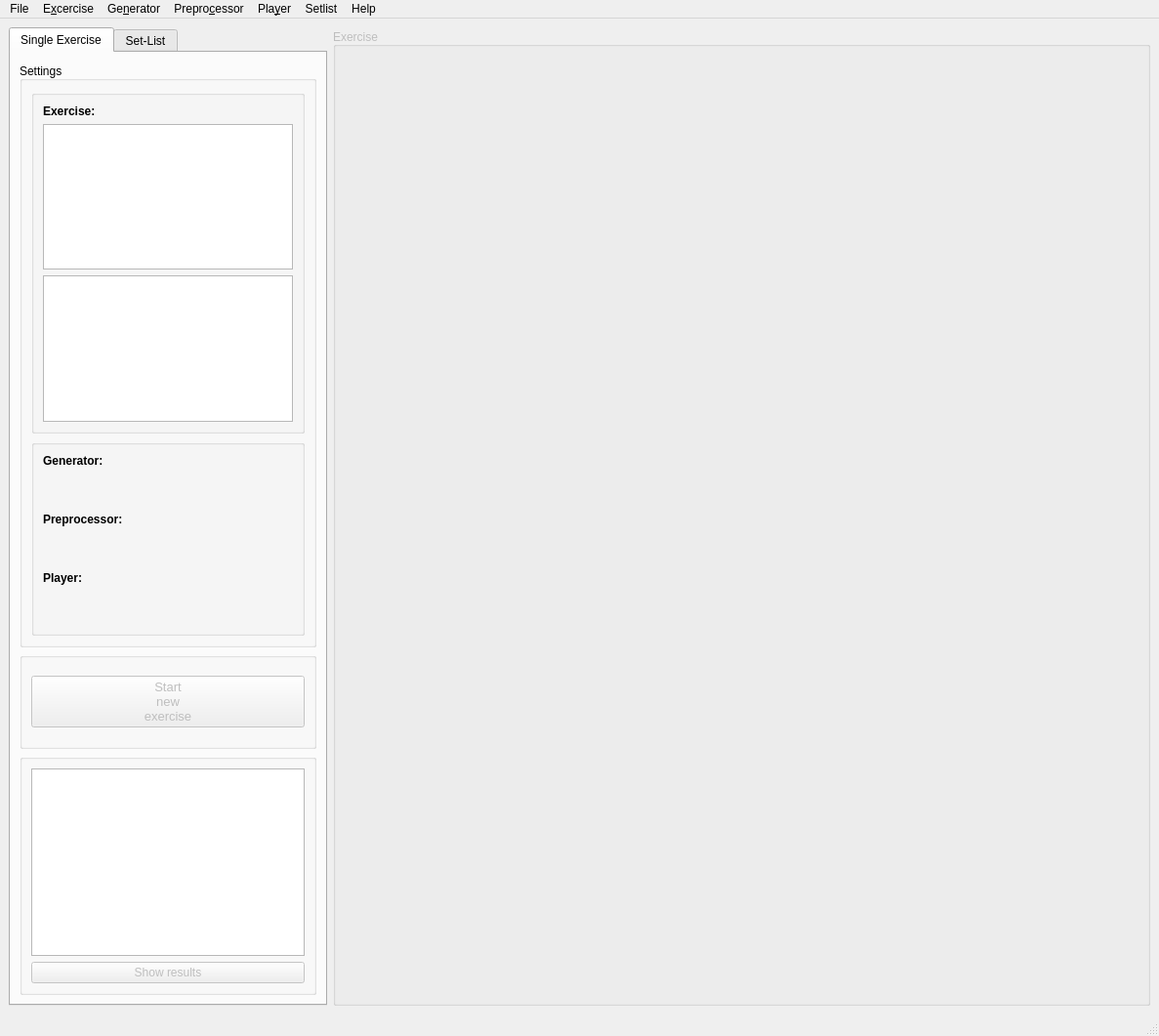
<?xml version="1.0" encoding="UTF-8"?>
<ui version="4.0">
 <class>MainWindow</class>
 <widget class="QMainWindow" name="MainWindow">
  <property name="geometry">
   <rect>
    <x>0</x>
    <y>0</y>
    <width>1187</width>
    <height>1061</height>
   </rect>
  </property>
  <property name="windowTitle">
   <string>CICoach Lab</string>
  </property>
  <widget class="QWidget" name="centralwidget">
   <property name="sizePolicy">
    <sizepolicy hsizetype="MinimumExpanding" vsizetype="MinimumExpanding">
     <horstretch>0</horstretch>
     <verstretch>0</verstretch>
    </sizepolicy>
   </property>
   <layout class="QGridLayout" name="gridLayout">
    <item row="0" column="0">
     <layout class="QFormLayout" name="formLayout">
      <property name="sizeConstraint">
       <enum>QLayout::SetDefaultConstraint</enum>
      </property>
      <item row="0" column="0">
       <widget class="QTabWidget" name="tabTrainerMode">
        <property name="sizePolicy">
         <sizepolicy hsizetype="MinimumExpanding" vsizetype="MinimumExpanding">
          <horstretch>1</horstretch>
          <verstretch>1</verstretch>
         </sizepolicy>
        </property>
        <property name="maximumSize">
         <size>
          <width>400</width>
          <height>16777215</height>
         </size>
        </property>
        <property name="tabPosition">
         <enum>QTabWidget::North</enum>
        </property>
        <property name="currentIndex">
         <number>0</number>
        </property>
        <property name="elideMode">
         <enum>Qt::ElideNone</enum>
        </property>
        <property name="usesScrollButtons">
         <bool>false</bool>
        </property>
        <widget class="QWidget" name="tabSingleRun">
         <property name="sizePolicy">
          <sizepolicy hsizetype="MinimumExpanding" vsizetype="MinimumExpanding">
           <horstretch>0</horstretch>
           <verstretch>0</verstretch>
          </sizepolicy>
         </property>
         <attribute name="title">
          <string>Single Exercise</string>
         </attribute>
         <layout class="QHBoxLayout" name="horizontalLayout_2">
          <item>
           <layout class="QVBoxLayout" name="verticalLayout_3">
            <property name="spacing">
             <number>5</number>
            </property>
            <item>
             <widget class="QGroupBox" name="gbModules">
              <property name="sizePolicy">
               <sizepolicy hsizetype="MinimumExpanding" vsizetype="MinimumExpanding">
                <horstretch>0</horstretch>
                <verstretch>4</verstretch>
               </sizepolicy>
              </property>
              <property name="minimumSize">
               <size>
                <width>0</width>
                <height>300</height>
               </size>
              </property>
              <property name="maximumSize">
               <size>
                <width>400</width>
                <height>600</height>
               </size>
              </property>
              <property name="title">
               <string>Settings</string>
              </property>
              <property name="alignment">
               <set>Qt::AlignBottom|Qt::AlignLeading|Qt::AlignLeft</set>
              </property>
              <layout class="QVBoxLayout" name="verticalLayout">
               <item>
                <widget class="QGroupBox" name="groupBox_2">
                 <property name="sizePolicy">
                  <sizepolicy hsizetype="Preferred" vsizetype="Expanding">
                   <horstretch>0</horstretch>
                   <verstretch>10</verstretch>
                  </sizepolicy>
                 </property>
                 <property name="title">
                  <string/>
                 </property>
                 <layout class="QVBoxLayout" name="verticalLayout_7">
                  <item>
                   <widget class="QLabel" name="labelExer">
                    <property name="sizePolicy">
                     <sizepolicy hsizetype="MinimumExpanding" vsizetype="Maximum">
                      <horstretch>0</horstretch>
                      <verstretch>0</verstretch>
                     </sizepolicy>
                    </property>
                    <property name="font">
                     <font>
                      <weight>75</weight>
                      <bold>true</bold>
                     </font>
                    </property>
                    <property name="text">
                     <string>Exercise:</string>
                    </property>
                    <property name="alignment">
                     <set>Qt::AlignLeading|Qt::AlignLeft|Qt::AlignVCenter</set>
                    </property>
                   </widget>
                  </item>
                  <item>
                   <widget class="QListWidget" name="lwExerNameVal">
                    <property name="sizePolicy">
                     <sizepolicy hsizetype="Preferred" vsizetype="MinimumExpanding">
                      <horstretch>2</horstretch>
                      <verstretch>4</verstretch>
                     </sizepolicy>
                    </property>
                    <property name="maximumSize">
                     <size>
                      <width>16777215</width>
                      <height>16777215</height>
                     </size>
                    </property>
                    <property name="sizeIncrement">
                     <size>
                      <width>3</width>
                      <height>3</height>
                     </size>
                    </property>
                   </widget>
                  </item>
                  <item>
                   <widget class="QListWidget" name="lwExerSetVal">
                    <property name="sizePolicy">
                     <sizepolicy hsizetype="Fixed" vsizetype="MinimumExpanding">
                      <horstretch>0</horstretch>
                      <verstretch>4</verstretch>
                     </sizepolicy>
                    </property>
                    <property name="maximumSize">
                     <size>
                      <width>16777215</width>
                      <height>16777215</height>
                     </size>
                    </property>
                   </widget>
                  </item>
                 </layout>
                </widget>
               </item>
               <item>
                <widget class="QGroupBox" name="gbSubModules">
                 <property name="enabled">
                  <bool>true</bool>
                 </property>
                 <property name="sizePolicy">
                  <sizepolicy hsizetype="Preferred" vsizetype="Expanding">
                   <horstretch>0</horstretch>
                   <verstretch>0</verstretch>
                  </sizepolicy>
                 </property>
                 <property name="maximumSize">
                  <size>
                   <width>16777215</width>
                   <height>16777215</height>
                  </size>
                 </property>
                 <property name="title">
                  <string/>
                 </property>
                 <layout class="QVBoxLayout" name="verticalLayout_4">
                  <item>
                   <widget class="QLabel" name="labelGenerator">
                    <property name="sizePolicy">
                     <sizepolicy hsizetype="MinimumExpanding" vsizetype="MinimumExpanding">
                      <horstretch>0</horstretch>
                      <verstretch>0</verstretch>
                     </sizepolicy>
                    </property>
                    <property name="font">
                     <font>
                      <weight>75</weight>
                      <bold>true</bold>
                     </font>
                    </property>
                    <property name="text">
                     <string>Generator:</string>
                    </property>
                   </widget>
                  </item>
                  <item>
                   <widget class="QLabel" name="labelGeneratorNameVal">
                    <property name="sizePolicy">
                     <sizepolicy hsizetype="MinimumExpanding" vsizetype="MinimumExpanding">
                      <horstretch>0</horstretch>
                      <verstretch>0</verstretch>
                     </sizepolicy>
                    </property>
                    <property name="maximumSize">
                     <size>
                      <width>16777215</width>
                      <height>16777215</height>
                     </size>
                    </property>
                    <property name="text">
                     <string/>
                    </property>
                   </widget>
                  </item>
                  <item>
                   <widget class="QLabel" name="labelGeneratorSetVal">
                    <property name="sizePolicy">
                     <sizepolicy hsizetype="MinimumExpanding" vsizetype="MinimumExpanding">
                      <horstretch>0</horstretch>
                      <verstretch>0</verstretch>
                     </sizepolicy>
                    </property>
                    <property name="text">
                     <string/>
                    </property>
                   </widget>
                  </item>
                  <item>
                   <widget class="QLabel" name="labelPreProc">
                    <property name="sizePolicy">
                     <sizepolicy hsizetype="MinimumExpanding" vsizetype="MinimumExpanding">
                      <horstretch>0</horstretch>
                      <verstretch>0</verstretch>
                     </sizepolicy>
                    </property>
                    <property name="font">
                     <font>
                      <weight>75</weight>
                      <bold>true</bold>
                     </font>
                    </property>
                    <property name="text">
                     <string>Preprocessor:</string>
                    </property>
                   </widget>
                  </item>
                  <item>
                   <widget class="QLabel" name="labelPreProcNameVal">
                    <property name="sizePolicy">
                     <sizepolicy hsizetype="MinimumExpanding" vsizetype="MinimumExpanding">
                      <horstretch>0</horstretch>
                      <verstretch>0</verstretch>
                     </sizepolicy>
                    </property>
                    <property name="text">
                     <string/>
                    </property>
                   </widget>
                  </item>
                  <item>
                   <widget class="QLabel" name="labelPreProcSetVal">
                    <property name="sizePolicy">
                     <sizepolicy hsizetype="MinimumExpanding" vsizetype="MinimumExpanding">
                      <horstretch>0</horstretch>
                      <verstretch>0</verstretch>
                     </sizepolicy>
                    </property>
                    <property name="text">
                     <string/>
                    </property>
                   </widget>
                  </item>
                  <item>
                   <widget class="QLabel" name="labelPlayer">
                    <property name="sizePolicy">
                     <sizepolicy hsizetype="MinimumExpanding" vsizetype="MinimumExpanding">
                      <horstretch>0</horstretch>
                      <verstretch>0</verstretch>
                     </sizepolicy>
                    </property>
                    <property name="font">
                     <font>
                      <weight>75</weight>
                      <bold>true</bold>
                     </font>
                    </property>
                    <property name="text">
                     <string>Player:</string>
                    </property>
                   </widget>
                  </item>
                  <item>
                   <widget class="QLabel" name="labelPlayerNameVal">
                    <property name="sizePolicy">
                     <sizepolicy hsizetype="MinimumExpanding" vsizetype="MinimumExpanding">
                      <horstretch>0</horstretch>
                      <verstretch>0</verstretch>
                     </sizepolicy>
                    </property>
                    <property name="text">
                     <string/>
                    </property>
                   </widget>
                  </item>
                  <item>
                   <widget class="QLabel" name="labelPlayerSetVal">
                    <property name="sizePolicy">
                     <sizepolicy hsizetype="MinimumExpanding" vsizetype="MinimumExpanding">
                      <horstretch>0</horstretch>
                      <verstretch>0</verstretch>
                     </sizepolicy>
                    </property>
                    <property name="text">
                     <string/>
                    </property>
                   </widget>
                  </item>
                 </layout>
                </widget>
               </item>
              </layout>
             </widget>
            </item>
            <item>
             <widget class="QGroupBox" name="groupBox">
              <property name="sizePolicy">
               <sizepolicy hsizetype="Preferred" vsizetype="MinimumExpanding">
                <horstretch>0</horstretch>
                <verstretch>0</verstretch>
               </sizepolicy>
              </property>
              <property name="title">
               <string/>
              </property>
              <layout class="QVBoxLayout" name="verticalLayout_5">
               <item>
                <widget class="QPushButton" name="pbNewRun">
                 <property name="enabled">
                  <bool>false</bool>
                 </property>
                 <property name="sizePolicy">
                  <sizepolicy hsizetype="Minimum" vsizetype="Maximum">
                   <horstretch>0</horstretch>
                   <verstretch>0</verstretch>
                  </sizepolicy>
                 </property>
                 <property name="maximumSize">
                  <size>
                   <width>400</width>
                   <height>16777215</height>
                  </size>
                 </property>
                 <property name="font">
                  <font>
                   <pointsize>10</pointsize>
                  </font>
                 </property>
                 <property name="text">
                  <string>Start
new
exercise</string>
                 </property>
                </widget>
               </item>
              </layout>
             </widget>
            </item>
            <item>
             <widget class="QGroupBox" name="gbResults">
              <property name="sizePolicy">
               <sizepolicy hsizetype="Preferred" vsizetype="Preferred">
                <horstretch>0</horstretch>
                <verstretch>0</verstretch>
               </sizepolicy>
              </property>
              <property name="title">
               <string/>
              </property>
              <property name="alignment">
               <set>Qt::AlignCenter</set>
              </property>
              <layout class="QVBoxLayout" name="verticalLayout_6" stretch="0,1">
               <item>
                <widget class="QListWidget" name="lwRuns">
                 <property name="sizePolicy">
                  <sizepolicy hsizetype="Expanding" vsizetype="MinimumExpanding">
                   <horstretch>0</horstretch>
                   <verstretch>0</verstretch>
                  </sizepolicy>
                 </property>
                 <property name="maximumSize">
                  <size>
                   <width>16777215</width>
                   <height>16777215</height>
                  </size>
                 </property>
                 <property name="selectionMode">
                  <enum>QAbstractItemView::ExtendedSelection</enum>
                 </property>
                </widget>
               </item>
               <item>
                <widget class="QPushButton" name="pbShowResults">
                 <property name="enabled">
                  <bool>false</bool>
                 </property>
                 <property name="sizePolicy">
                  <sizepolicy hsizetype="Minimum" vsizetype="Fixed">
                   <horstretch>0</horstretch>
                   <verstretch>0</verstretch>
                  </sizepolicy>
                 </property>
                 <property name="text">
                  <string>Show results</string>
                 </property>
                </widget>
               </item>
              </layout>
             </widget>
            </item>
           </layout>
          </item>
         </layout>
        </widget>
        <widget class="QWidget" name="tabSetlists">
         <property name="sizePolicy">
          <sizepolicy hsizetype="MinimumExpanding" vsizetype="MinimumExpanding">
           <horstretch>0</horstretch>
           <verstretch>0</verstretch>
          </sizepolicy>
         </property>
         <attribute name="title">
          <string>Set-List</string>
         </attribute>
         <layout class="QHBoxLayout" name="horizontalLayout_3">
          <item>
           <layout class="QVBoxLayout" name="verticalLayout_2">
            <property name="spacing">
             <number>50</number>
            </property>
            <property name="sizeConstraint">
             <enum>QLayout::SetNoConstraint</enum>
            </property>
            <item>
             <widget class="QListWidget" name="lwSetlistNameVal">
              <property name="sizePolicy">
               <sizepolicy hsizetype="MinimumExpanding" vsizetype="MinimumExpanding">
                <horstretch>0</horstretch>
                <verstretch>0</verstretch>
               </sizepolicy>
              </property>
              <property name="maximumSize">
               <size>
                <width>16777215</width>
                <height>200</height>
               </size>
              </property>
             </widget>
            </item>
            <item>
             <widget class="QPushButton" name="pbRunSetlist">
              <property name="enabled">
               <bool>false</bool>
              </property>
              <property name="sizePolicy">
               <sizepolicy hsizetype="MinimumExpanding" vsizetype="MinimumExpanding">
                <horstretch>0</horstretch>
                <verstretch>0</verstretch>
               </sizepolicy>
              </property>
              <property name="maximumSize">
               <size>
                <width>16777215</width>
                <height>50</height>
               </size>
              </property>
              <property name="text">
               <string>Start
set-list</string>
              </property>
             </widget>
            </item>
            <item>
             <widget class="QPushButton" name="pbStoppSetlist">
              <property name="enabled">
               <bool>false</bool>
              </property>
              <property name="sizePolicy">
               <sizepolicy hsizetype="MinimumExpanding" vsizetype="MinimumExpanding">
                <horstretch>0</horstretch>
                <verstretch>0</verstretch>
               </sizepolicy>
              </property>
              <property name="maximumSize">
               <size>
                <width>16777215</width>
                <height>50</height>
               </size>
              </property>
              <property name="text">
               <string>stopp
set-list</string>
              </property>
             </widget>
            </item>
            <item>
             <spacer name="verticalSpacer">
              <property name="orientation">
               <enum>Qt::Vertical</enum>
              </property>
              <property name="sizeType">
               <enum>QSizePolicy::MinimumExpanding</enum>
              </property>
              <property name="sizeHint" stdset="0">
               <size>
                <width>20</width>
                <height>40</height>
               </size>
              </property>
             </spacer>
            </item>
            <item>
             <widget class="QListWidget" name="lwSetlistContentVal">
              <property name="enabled">
               <bool>true</bool>
              </property>
              <property name="sizePolicy">
               <sizepolicy hsizetype="MinimumExpanding" vsizetype="MinimumExpanding">
                <horstretch>0</horstretch>
                <verstretch>0</verstretch>
               </sizepolicy>
              </property>
              <property name="maximumSize">
               <size>
                <width>16777215</width>
                <height>200</height>
               </size>
              </property>
              <property name="selectionBehavior">
               <enum>QAbstractItemView::SelectRows</enum>
              </property>
             </widget>
            </item>
           </layout>
          </item>
         </layout>
        </widget>
       </widget>
      </item>
      <item row="0" column="1">
       <widget class="QGroupBox" name="exerWidget">
        <property name="enabled">
         <bool>false</bool>
        </property>
        <property name="sizePolicy">
         <sizepolicy hsizetype="MinimumExpanding" vsizetype="MinimumExpanding">
          <horstretch>1</horstretch>
          <verstretch>1</verstretch>
         </sizepolicy>
        </property>
        <property name="minimumSize">
         <size>
          <width>0</width>
          <height>100</height>
         </size>
        </property>
        <property name="title">
         <string>Exercise</string>
        </property>
        <property name="alignment">
         <set>Qt::AlignBottom|Qt::AlignLeading|Qt::AlignLeft</set>
        </property>
        <property name="checkable">
         <bool>false</bool>
        </property>
       </widget>
      </item>
     </layout>
    </item>
   </layout>
  </widget>
  <widget class="QMenuBar" name="menubar">
   <property name="geometry">
    <rect>
     <x>0</x>
     <y>0</y>
     <width>1187</width>
     <height>30</height>
    </rect>
   </property>
   <widget class="QMenu" name="menuFile">
    <property name="enabled">
     <bool>true</bool>
    </property>
    <property name="title">
     <string>File</string>
    </property>
    <addaction name="menuFileSave"/>
    <addaction name="menuFileLoad"/>
    <addaction name="menuFileAppend"/>
    <addaction name="separator"/>
    <addaction name="menuXlsxExport"/>
    <addaction name="menuFileUserData"/>
    <addaction name="separator"/>
   </widget>
   <widget class="QMenu" name="menuExer">
    <property name="enabled">
     <bool>true</bool>
    </property>
    <property name="title">
     <string>E&amp;xcercise</string>
    </property>
   </widget>
   <widget class="QMenu" name="menuHelp">
    <property name="title">
     <string>Help</string>
    </property>
    <addaction name="menuHelpAbout"/>
   </widget>
   <widget class="QMenu" name="menuGenerator">
    <property name="enabled">
     <bool>true</bool>
    </property>
    <property name="title">
     <string>Ge&amp;nerator</string>
    </property>
   </widget>
   <widget class="QMenu" name="menuPlayer">
    <property name="title">
     <string>Pla&amp;yer</string>
    </property>
   </widget>
   <widget class="QMenu" name="menuPreprocessor">
    <property name="title">
     <string>Prepro&amp;cessor</string>
    </property>
   </widget>
   <widget class="QMenu" name="menuSetlists">
    <property name="title">
     <string>Setlist</string>
    </property>
   </widget>
   <addaction name="menuFile"/>
   <addaction name="menuExer"/>
   <addaction name="menuGenerator"/>
   <addaction name="menuPreprocessor"/>
   <addaction name="menuPlayer"/>
   <addaction name="menuSetlists"/>
   <addaction name="menuHelp"/>
  </widget>
  <widget class="QStatusBar" name="statusbar"/>
  <action name="menuFileSave">
   <property name="text">
    <string>&amp;Saving results</string>
   </property>
  </action>
  <action name="menuHelpAbout">
   <property name="text">
    <string>About</string>
   </property>
  </action>
  <action name="actionSettingsPlay">
   <property name="text">
    <string>Settings</string>
   </property>
  </action>
  <action name="actionSettingsGen">
   <property name="text">
    <string>Settings</string>
   </property>
  </action>
  <action name="actionPresetsGen">
   <property name="text">
    <string>Presets</string>
   </property>
  </action>
  <action name="actionPresetsPlay">
   <property name="text">
    <string>Presets</string>
   </property>
  </action>
  <action name="actionSetup">
   <property name="text">
    <string>Setup</string>
   </property>
  </action>
  <action name="actionSettingsExp">
   <property name="text">
    <string>&amp;Settings</string>
   </property>
  </action>
  <action name="actionSettingsGen">
   <property name="text">
    <string>&amp;Settings</string>
   </property>
  </action>
  <action name="actionSettingsPlay">
   <property name="text">
    <string>&amp;Settings</string>
   </property>
  </action>
  <action name="menuFileLoad">
   <property name="text">
    <string>Loading results</string>
   </property>
  </action>
  <action name="menuXlsxExport">
   <property name="text">
    <string>&amp;Export results</string>
   </property>
   <property name="toolTip">
    <string>Export results to cvs file</string>
   </property>
  </action>
  <action name="menuFileUserData">
   <property name="text">
    <string>User data</string>
   </property>
  </action>
  <action name="menuFileAppend">
   <property name="text">
    <string>Appending results</string>
   </property>
  </action>
 </widget>
 <resources/>
 <connections/>
</ui>
